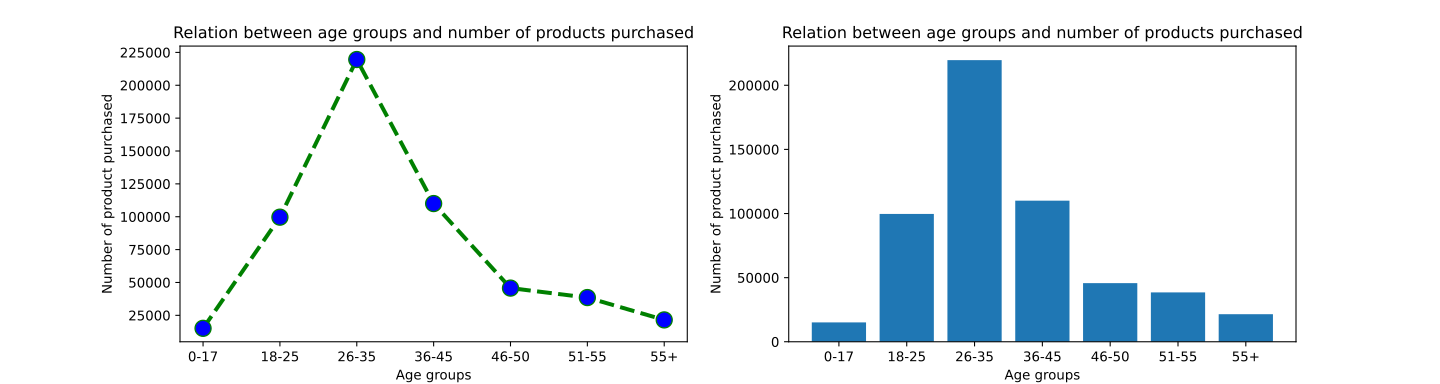

Recreate this plot in Python.
import sys
import pandas as pd
import numpy as np
import matplotlib.pyplot as plt


def getData():
    filename = sys.argv[1]
    data = pd.read_csv(filename)
    return data


def product_and_age_relation(dataframe):
    # Drop rows if 'Age'/ 'Product_ID' contains NaN values
    dataframe['Age'].dropna(axis=0)
    dataframe['Product_ID'].dropna(axis=0)

    # Group By Age and count the products being purchased in each group of age
    age_group_and_product = dataframe.groupby(by=['Age'])['Product_ID'].agg(
        'size').reset_index(name='product_counts')
    print("There are", age_group_and_product['Age'].count(),
          "groups of age in dataset")

    # Separate 7 age groups
    age_group_one = dataframe[dataframe['Age'] == '0-17']
    age_group_two = dataframe[dataframe['Age'] == '18-25']
    age_group_three = dataframe[dataframe['Age'] == '26-35']
    age_group_four = dataframe[dataframe['Age'] == '36-45']
    age_group_five = dataframe[dataframe['Age'] == '46-50']
    age_group_six = dataframe[dataframe['Age'] == '51-55']
    age_group_seven = dataframe[dataframe['Age'] == '55+']

    # Print total number of products purchased in each ages
    print("Age 0-17 bought", age_group_one['Product_ID'].count(), 'products')
    print("Age 18-25 bought", age_group_two['Product_ID'].count(), 'products')
    print("Age 26-35 bought", age_group_three['Product_ID'].count(),
          'products')
    print("Age 36-45 bought", age_group_four['Product_ID'].count(), 'products')
    print("Age 46-50 bought", age_group_five['Product_ID'].count(), 'products')
    print("Age 51-55 bought", age_group_six['Product_ID'].count(), 'products')
    print("Age 55+ bought", age_group_seven['Product_ID'].count(), 'products')

    # Find the most popular product in each ages (cal duplicates of Product_ID)
    age_one_id = age_group_one.pivot_table(columns=['Product_ID'],
                                           aggfunc='size')
    age_two_id = age_group_two.pivot_table(columns=['Product_ID'],
                                           aggfunc='size')
    age_three_id = age_group_three.pivot_table(columns=['Product_ID'],
                                               aggfunc='size')
    age_four_id = age_group_four.pivot_table(columns=['Product_ID'],
                                             aggfunc='size')
    age_five_id = age_group_five.pivot_table(columns=['Product_ID'],
                                             aggfunc='size')
    age_six_id = age_group_six.pivot_table(columns=['Product_ID'],
                                           aggfunc='size')
    age_seven_id = age_group_seven.pivot_table(columns=['Product_ID'],
                                               aggfunc='size')
    age_one_max_id = age_one_id.idxmax()
    age_two_max_id = age_two_id.idxmax()
    age_three_max_id = age_three_id.idxmax()
    age_four_max_id = age_four_id.idxmax()
    age_five_max_id = age_five_id.idxmax()
    age_six_max_id = age_six_id.idxmax()
    age_seven_max_id = age_seven_id.idxmax()

    age_one_max_id_category = age_group_one[age_group_one['Product_ID'] == age_one_max_id].Product_Category_1.values[0]
    age_two_max_id_category = age_group_two[age_group_two['Product_ID'] == age_two_max_id].Product_Category_1.values[0]
    age_three_max_id_category = age_group_three[age_group_three['Product_ID'] == age_three_max_id].Product_Category_1.values[0]
    age_four_max_id_category = age_group_four[age_group_four['Product_ID'] == age_four_max_id].Product_Category_1.values[0]
    age_five_max_id_category = age_group_five[age_group_five['Product_ID'] == age_five_max_id].Product_Category_1.values[0]
    age_six_max_id_category = age_group_six[age_group_six['Product_ID'] == age_six_max_id].Product_Category_1.values[0]
    age_seven_max_id_category = age_group_seven[age_group_seven['Product_ID'] == age_seven_max_id].Product_Category_1.values[0]

    # Print the most popular productID, its category and total no. of purchases
    print("The most popular product in age group 0-17:", age_one_max_id,
          "and belonged to primary category", age_one_max_id_category,
          ". Total no. of purchases: ", age_one_id[age_one_max_id])
    print("The most popular product in age group 18-25:", age_two_max_id,
          "and belonged to primary category", age_two_max_id_category,
          ". Total no. of purchases: ", age_two_id[age_two_max_id],)
    print("The most popular product in age group 26-35:", age_three_max_id,
          "and belonged to primary category", age_three_max_id_category,
          ". Total no. of purchases: ", age_three_id[age_three_max_id],)
    print("The most popular product in age group 36-45:", age_four_max_id,
          "and belonged to primary category", age_four_max_id_category,
          ". Total no. of purchases: ", age_four_id[age_four_max_id],)
    print("The most popular product in age group 46-50:", age_five_max_id,
          "and belonged to primary category", age_five_max_id_category,
          ". Total no. of purchases: ", age_five_id[age_five_max_id],)
    print("The most popular product in age group 51-55:", age_six_max_id,
          "and belonged to primary category", age_six_max_id_category,
          ". Total no. of purchases: ", age_six_id[age_six_max_id],)
    print("The most popular product in age group 55+:", age_seven_max_id,
          "and belonged to primary category", age_seven_max_id_category,
          ". Total no. of purchases: ", age_seven_id[age_seven_max_id],)

    return age_group_and_product['Age'], age_group_and_product['product_counts']


def plotAgeAndProducts(age, number_of_products):

    plt.figure(figsize=(15, 4))
    plt.subplot(1, 2, 1)
    plt.title("Relation between age groups and number of products purchased")
    plt.xlabel("Age groups")
    plt.ylabel("Number of product purchased")
    plt.plot(age, number_of_products, color='green', linestyle='dashed',
             linewidth=3, marker='o', markerfacecolor='blue', markersize=12)

    plt.subplot(1, 2, 2)
    plt.title("Relation between age groups and number of products purchased")
    plt.xlabel("Age groups")
    plt.ylabel("Number of product purchased")
    plt.bar(age, number_of_products)
    # plt.show()
    plt.savefig('age_and_products.svg')


def main():

    black_friday_sales_data = getData()
    # print(black_friday_sales_data)

    # Create a dataFrame for data
    dataFrame = pd.DataFrame(black_friday_sales_data)

    # Retrieve age groups and its associated number of products being purchased
    age, number_of_products = product_and_age_relation(dataFrame)

    # TODO: Currently two plots are reflecting the same relations (could combined together later)
    # Bar plot and graph plot showing relationship between age and products
    plotAgeAndProducts(age, number_of_products)


if __name__ == '__main__':
    main()
